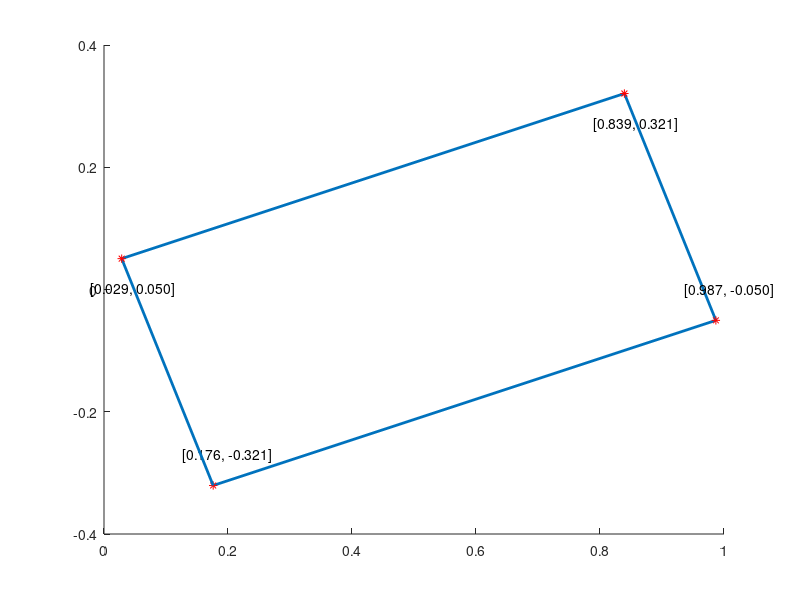

Reproduce this figure in MATLAB.
clear;
Rz=[cosd(20) -sind(20) 0;sind(20) cosd(20) 0;0 0 1];
Ry=[cosd(40) 0 sind(40);0 1 0;-sind(40) 0 cosd(40)];  %degree can be altered
R=Ry*Rz;
O=[0;0;1];                                           %O can be altered
bottom=[0 0 0 1];
Pe=[R O;bottom];
f=1;                                                  %f can be altered
Pipp=[f 0 0 0;0 f 0 0;0 0 1 0];
con=1;                                                %condition can be altered

taylorw1=[0;0;2;1];taylorw2=[0;5;2;1];
taylorc1=Pe*taylorw1;
taylorc2=Pe*taylorw2;
if con==1
x0=taylorc1(1,:);y0=taylorc1(2,:);z0=taylorc1(3,:);
end
if con==2
x0=taylorc2(1,:);y0=taylorc2(2,:);z0=taylorc2(3,:);
end

Piap1=[f/z0 0 -f*x0/z0^2 f*x0/z0;0 f/z0 -f*y0/z0^2 f*y0/z0;0 0 0 1];

X=[-1 1 1 -1;-0.5 -0.5 0.5 0.5;2 2 2 2;1 1 1 1];
PP=Pipp*Pe*X;
AP=Piap1*Pe*X;

I=AP;

colors = 'rrrr';
I = I ./repmat(I(3, :), 3, 1);
hold on
for i = 1 : 4
    line([I(1, i) I(1, mod(i, 4) + 1)], [I(2, i) I(2, mod(i, 4) + 1)], 'LineWidth', 2);
    plot(I(1, i), I(2, i), strcat(colors(i),'*'));
    text(I(1,i)-sign(I(1,i)) * .05, I(2,i) - sign(I(2,i)) *.05, sprintf('[%.3f, %.3f]', I(1,i), I(2,i)));
end



